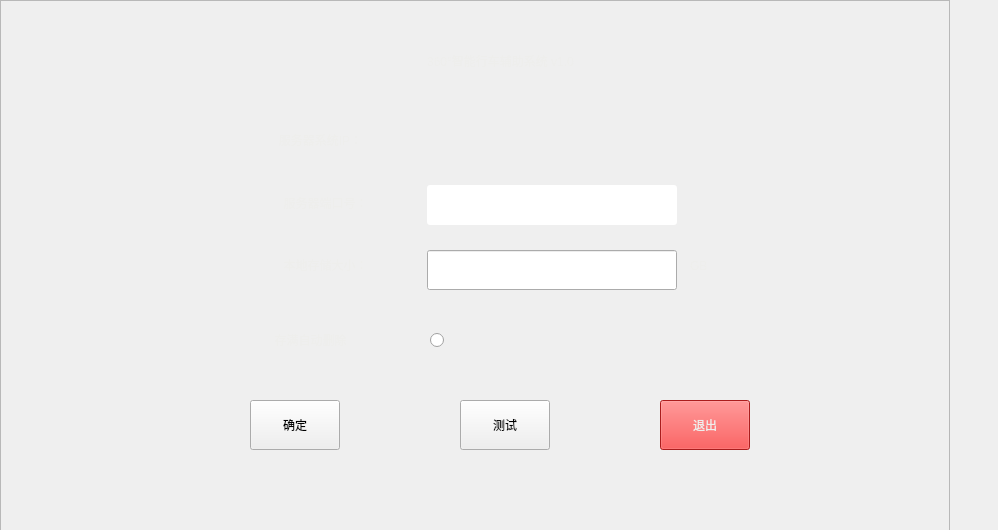
<?xml version="1.0" encoding="UTF-8"?>
<ui version="4.0">
 <class>CSettingInit</class>
 <widget class="QWidget" name="CSettingInit">
  <property name="enabled">
   <bool>true</bool>
  </property>
  <property name="geometry">
   <rect>
    <x>0</x>
    <y>0</y>
    <width>998</width>
    <height>530</height>
   </rect>
  </property>
  <property name="windowTitle">
   <string>Form</string>
  </property>
  <property name="styleSheet">
   <string notr="true"/>
  </property>
  <widget class="QFrame" name="frame1">
   <property name="geometry">
    <rect>
     <x>0</x>
     <y>0</y>
     <width>950</width>
     <height>531</height>
    </rect>
   </property>
   <property name="sizePolicy">
    <sizepolicy hsizetype="Preferred" vsizetype="Preferred">
     <horstretch>0</horstretch>
     <verstretch>0</verstretch>
    </sizepolicy>
   </property>
   <property name="styleSheet">
    <string notr="true">#frame1{
	font: 20pt &quot;Ubuntu&quot;;
border-image: url(:/images/background.png);
}</string>
   </property>
   <property name="frameShape">
    <enum>QFrame::StyledPanel</enum>
   </property>
   <property name="frameShadow">
    <enum>QFrame::Raised</enum>
   </property>
   <widget class="QPushButton" name="pushButton_3">
    <property name="geometry">
     <rect>
      <x>660</x>
      <y>400</y>
      <width>90</width>
      <height>50</height>
     </rect>
    </property>
    <property name="styleSheet">
     <string notr="true">font: 24pt &quot;Ubuntu&quot;;
color: rgb(238, 238, 236);
background-color: rgb(239, 41, 41);</string>
    </property>
    <property name="text">
     <string>退出</string>
    </property>
   </widget>
   <widget class="QPushButton" name="pushButton_2">
    <property name="geometry">
     <rect>
      <x>460</x>
      <y>400</y>
      <width>90</width>
      <height>50</height>
     </rect>
    </property>
    <property name="styleSheet">
     <string notr="true">font: 24pt &quot;Ubuntu&quot;;</string>
    </property>
    <property name="text">
     <string>测试</string>
    </property>
   </widget>
   <widget class="QLabel" name="title_label">
    <property name="geometry">
     <rect>
      <x>250</x>
      <y>40</y>
      <width>501</width>
      <height>41</height>
     </rect>
    </property>
    <property name="styleSheet">
     <string notr="true">color: rgb(238, 238, 236);
font: 30pt &quot;Ubuntu&quot;;</string>
    </property>
    <property name="text">
     <string>360°智能行车辅助系统 v1.0</string>
    </property>
    <property name="alignment">
     <set>Qt::AlignCenter</set>
    </property>
   </widget>
   <widget class="QLabel" name="iplabel">
    <property name="geometry">
     <rect>
      <x>220</x>
      <y>110</y>
      <width>201</width>
      <height>59</height>
     </rect>
    </property>
    <property name="sizePolicy">
     <sizepolicy hsizetype="Preferred" vsizetype="Preferred">
      <horstretch>0</horstretch>
      <verstretch>0</verstretch>
     </sizepolicy>
    </property>
    <property name="styleSheet">
     <string notr="true">font: 20pt &quot;Ubuntu&quot;;
color: rgb(238, 238, 236);</string>
    </property>
    <property name="text">
     <string>服务器系统IP：</string>
    </property>
    <property name="alignment">
     <set>Qt::AlignCenter</set>
    </property>
   </widget>
   <widget class="QLabel" name="portlabel">
    <property name="geometry">
     <rect>
      <x>230</x>
      <y>170</y>
      <width>191</width>
      <height>65</height>
     </rect>
    </property>
    <property name="sizePolicy">
     <sizepolicy hsizetype="Preferred" vsizetype="Preferred">
      <horstretch>0</horstretch>
      <verstretch>0</verstretch>
     </sizepolicy>
    </property>
    <property name="styleSheet">
     <string notr="true">font: 20pt &quot;Ubuntu&quot;;
color: rgb(238, 238, 236);</string>
    </property>
    <property name="text">
     <string>服务器端口号：</string>
    </property>
    <property name="alignment">
     <set>Qt::AlignCenter</set>
    </property>
   </widget>
   <widget class="QLineEdit" name="port_lineEdit">
    <property name="geometry">
     <rect>
      <x>427</x>
      <y>185</y>
      <width>250</width>
      <height>40</height>
     </rect>
    </property>
    <property name="sizePolicy">
     <sizepolicy hsizetype="Minimum" vsizetype="Fixed">
      <horstretch>0</horstretch>
      <verstretch>0</verstretch>
     </sizepolicy>
    </property>
    <property name="minimumSize">
     <size>
      <width>250</width>
      <height>30</height>
     </size>
    </property>
    <property name="styleSheet">
     <string notr="true">#port_lineEdit{
	border-radius:3px;
}</string>
    </property>
   </widget>
   <widget class="QPushButton" name="pushButton">
    <property name="geometry">
     <rect>
      <x>250</x>
      <y>400</y>
      <width>90</width>
      <height>50</height>
     </rect>
    </property>
    <property name="styleSheet">
     <string notr="true">font: 24pt &quot;Ubuntu&quot;;</string>
    </property>
    <property name="text">
     <string>确定</string>
    </property>
   </widget>
   <widget class="QLabel" name="portlabel_4">
    <property name="geometry">
     <rect>
      <x>230</x>
      <y>320</y>
      <width>161</width>
      <height>39</height>
     </rect>
    </property>
    <property name="sizePolicy">
     <sizepolicy hsizetype="Preferred" vsizetype="Preferred">
      <horstretch>0</horstretch>
      <verstretch>0</verstretch>
     </sizepolicy>
    </property>
    <property name="styleSheet">
     <string notr="true">font: 20pt &quot;Ubuntu&quot;;
color: rgb(238, 238, 236);</string>
    </property>
    <property name="text">
     <string>存满自动删除</string>
    </property>
    <property name="alignment">
     <set>Qt::AlignCenter</set>
    </property>
   </widget>
   <widget class="QRadioButton" name="radioButton">
    <property name="geometry">
     <rect>
      <x>430</x>
      <y>330</y>
      <width>16</width>
      <height>20</height>
     </rect>
    </property>
    <property name="text">
     <string/>
    </property>
   </widget>
   <widget class="QLabel" name="portlabel_3">
    <property name="geometry">
     <rect>
      <x>230</x>
      <y>240</y>
      <width>191</width>
      <height>49</height>
     </rect>
    </property>
    <property name="sizePolicy">
     <sizepolicy hsizetype="Preferred" vsizetype="Preferred">
      <horstretch>0</horstretch>
      <verstretch>0</verstretch>
     </sizepolicy>
    </property>
    <property name="styleSheet">
     <string notr="true">font: 20pt &quot;Ubuntu&quot;;
color: rgb(238, 238, 236);</string>
    </property>
    <property name="text">
     <string>本地存储大小：</string>
    </property>
    <property name="alignment">
     <set>Qt::AlignCenter</set>
    </property>
   </widget>
   <widget class="QLabel" name="label">
    <property name="geometry">
     <rect>
      <x>690</x>
      <y>240</y>
      <width>51</width>
      <height>51</height>
     </rect>
    </property>
    <property name="styleSheet">
     <string notr="true">color: rgb(238, 238, 236);
font: 20pt &quot;Ubuntu&quot;;</string>
    </property>
    <property name="text">
     <string>GB</string>
    </property>
   </widget>
   <widget class="QLineEdit" name="memoryEdt">
    <property name="geometry">
     <rect>
      <x>427</x>
      <y>250</y>
      <width>250</width>
      <height>40</height>
     </rect>
    </property>
    <property name="sizePolicy">
     <sizepolicy hsizetype="Minimum" vsizetype="Fixed">
      <horstretch>0</horstretch>
      <verstretch>0</verstretch>
     </sizepolicy>
    </property>
    <property name="minimumSize">
     <size>
      <width>250</width>
      <height>30</height>
     </size>
    </property>
    <property name="styleSheet">
     <string notr="true">#port_lineEdit{
	border-radius:3px;
}</string>
    </property>
    <property name="text">
     <string/>
    </property>
   </widget>
  </widget>
 </widget>
 <resources/>
 <connections/>
</ui>
